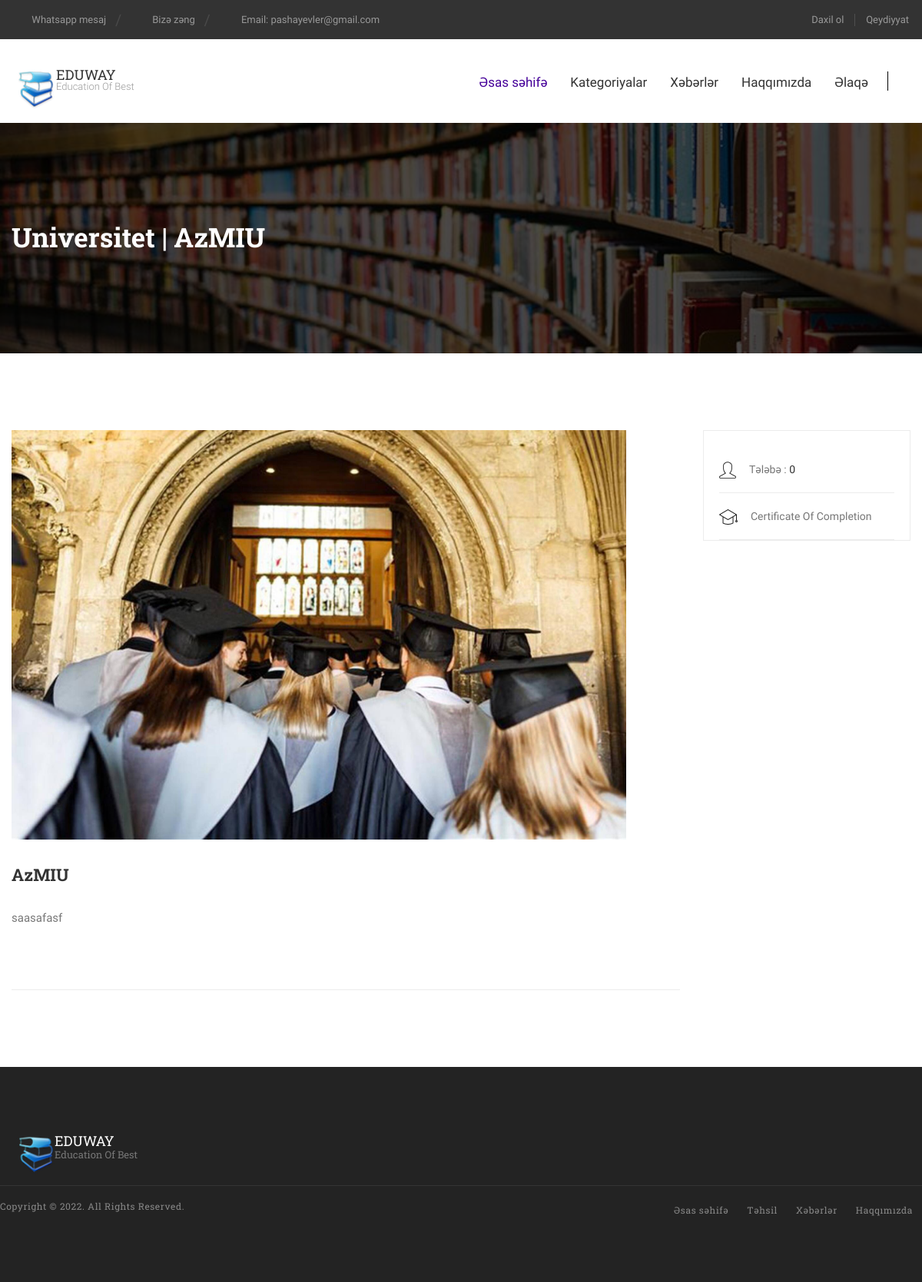
Screenshot of /educations/Universitet/1 with the database file from the repository.
### models.py (models this page shows)
class SiteSettings(Base):
    __tablename__ = 'site_settings'
    id = Column(Integer, primary_key=True)
    site_title = Column(String, nullable=True)
    site_description = Column(Text, nullable=True)
    site_logo = Column(Text, nullable=True)
    site_slogan = Column(String, nullable=True)
    phone = Column(String, nullable=True)
    wp_number = Column(String, nullable=True)
    wp_text = Column(String, nullable=True)
    is_active = Column(Boolean, default=True)
    site_about = Column(Text, nullable=True)
    about_teams = Column(Text, nullable=True)
    site_email = Column(String, nullable=True)
    address = Column(String, nullable=True)
    google_map = Column(String, nullable=True)
    youtube_video = Column(String, nullable=True)
    facebook = Column(Text, nullable=True)
    instagram = Column(Text, nullable=True)
    linkedin = Column(Text, nullable=True)
    monday = Column(String, nullable=True)
    tuesday = Column(String, nullable=True)
    wednesday = Column(String, nullable=True)
    thursday = Column(String, nullable=True)
    friday = Column(String, nullable=True)
    saturday = Column(String, nullable=True)
    sunday = Column(String, nullable=True)

class Education(Base):
    __tablename__ = 'education'
    id = Column(Integer, primary_key=True)
    name = Column(String, nullable=False, unique=True)
    city = Column(String, nullable=True)
    education_type = Column(String, nullable=True)
    students_count = Column(String, nullable=True, default=0)
    about_education = Column(String, nullable=True)
    documents = Column(String, nullable=True)
    photos = Column(String, nullable=True)
    select_education = relationship("User", back_populates="select_university", cascade="all, delete")

### routers/site.py (the view)
@main.get("/educations/{education_type}/{id}")
def educations(education_type: str, id: int, request: Request, db: Session = Depends(database.get_db)):
    site_settings = db.query(models.SiteSettings).filter_by(id=1).first()
    if site_settings:
        if site_settings.is_active is None:
            return closed()
        else:
            education = db.query(models.Education).filter_by(id=id).first()
            categories = db.query(models.EduCategory).all()
            news_category = db.query(models.NewsCategory).all()
            page_title = site_settings.site_title+" - "+education.name
            return templates.TemplateResponse("site/route/education_details.html", {"request": request,"education":education, "site_settings":site_settings,
                                                "page_title":page_title, "categories":categories,"news_category":news_category})
    else:
        return 'Sayt melumatlari yerleshdirilmeyib...'

### templates/site/route/education_details.html
{% include 'site/route/header.html' %}
<body data-offset="200" data-spy="scroll" data-target=".ow-navigation">
	{% include 'site/route/topnav.html' %}
	<div class="container-fluid no-padding pagebanner">
		<div class="container">
			<div class="pagebanner-content">
				<h3>{{ education.education_type }} | {{ education.name }}</h3>
			</div>
		</div>
	</div>
	<div class="container coursesdetail-section">
		<div class="section-padding"></div>
			<div class="row">
				<div class="col-md-9 col-sm-8 event-contentarea">
					<div class="coursesdetail-block">
						{% if education.photos %}
							<img src="/static/education_images/{{ education.photos }}" width="800" height="500"/>
						{% else %}
							<img src="/static/site/images/education.jpeg" width="800" height="500"/>
						{% endif %}
						<div class="course-description">
							<h3 class="course-title">{{ education.name }}</h3>
							<p>{{ education.about_education }}</p>
						</div>
					</div>
				</div>
				<div class="col-md-3 col-sm-4 event-sidebar">
					<div class="courses-features">
						<div class="featuresbox"><img src="/static/site/images/user-ic.png" alt="user-ic" width="22" height="22"/><h3>Tələbə : </h3><span> {{ select_education|length}}</span></div>
						<div class="featuresbox"><img src="/static/site/images/cap-ic.png" alt="cap-ic" width="24" height="20"/><h3>Certificate of Completion</h3></div>
					</div>
				</div>
			</div>
		<div class="section-padding"></div>
	</div>
	{% include 'site/route/footer.html' %}
</body>
</html>

### templates/site/route/topnav.html (shortened to what this page needs)
	<header class="header-main container-fluid no-padding">
		<div class="top-header container-fluid no-padding">
			<div class="container">
				{% if site_settings %}
				<div class="topheader-left">
					<a href="https://wa.me/{{ site_settings.wp_number }}?text={{ site_settings.wp_text }}" title="{{ site_settings.phone }}"><i class="fa fa-mobile" aria-hidden="true"></i>Whatsapp mesaj</a>
					<a href="tel:{{ site_settings.phone }}" title="{{ site_settings.phone }}"><i class="fa fa-mobile" aria-hidden="true"></i>Bizə zəng</a>
					<a href="mailto:{{ site_settings.site_email }}" title="{{ site_settings.site_email }}"><i class="fa fa-envelope-o" aria-hidden="true"></i>Email: {{ site_settings.site_email }}</a>
				</div>
				{% endif %}
				<div class="topheader-right">
					<a href="/login" title="Login"><i class="fa fa-sign-out" aria-hidden="true"></i>Daxil ol</a>
					<a href="/registration" title="Register">Qeydiyyat</a>
				</div>
			</div>
		</div>
		<div class="menu-block container-fluid no-padding">
			<div class="container">
				<div class="row">
					<nav class="navbar ow-navigation">
						<div class="col-md-3">
							<div class="navbar-header">
								{% if site_settings %}
								<a title="Logo" href="/" class="navbar-brand"><img src="{{ url_for('static', path='site/images/logo.png') }}" alt="logo"/>{{ site_settings.site_logo }}<span>{{ site_settings.site_slogan }}</span></a>
								{% endif %}
							</div>
						</div>
						<div class="col-md-9">
							<div class="navbar-collapse collapse" id="navbar">
								<ul class="nav navbar-nav menubar">
									<li class="dropdown active">
										<a aria-expanded="false" aria-haspopup="true" href="/" role="button" class="dropdown-toggle" title="Home">Əsas səhifə</a>
									<li class="dropdown">
										<a aria-expanded="false"  href="/educations" aria-haspopup="true" role="button" class="dropdown-toggle" title="Kateqoriyalar">Kategoriyalar</a>
									</li>
									<li class="dropdown">
										<a aria-expanded="false"  href="/news" aria-haspopup="true" role="button" class="dropdown-toggle" title="Xeberler">Xəbərlər</a>
									</li>
									<li><a title="Haqqimizda" href="/about">Haqqımızda</a></li>
									<li><a title="Contact" href="/contact">Əlaqə</a></li>
								</ul>
							</div>
						</div>
					</nav>
					<div class="menu-search">
						<div id="sb-search" class="sb-search">
							<form>
								<input class="sb-search-input" placeholder="Axtarmaq istədiyin..." type="text" value="" name="search" id="search" />
								<button class="sb-search-submit"><i class="fa fa-search"></i></button>
							</form>
						</div>
					</div>
				</div>
			</div>
		</div>
	</header>

### templates/site/route/footer.html (shortened to what this page needs)
<footer class="footer-main container-fluid no-padding">
    <div class="container">
        <div class="row">
            <div class="col-md-12 col-sm-6">
                <aside class="ftr-widget about_widget">
                    {% if site_settings %}
                        <a class="footer-logo" href="/" title="Logo"><img alt="logo" src="{{ url_for('static', path='site/images/logo.png') }}">{{ site_settings.site_logo }}<span>{{ site_settings.site_slogan }}</span></a><br/>
                    <ul>
                    {% if site_settings.facebook %}
                        <li><a href="{{ site_settings.facebook }}" title="Facebook"><i class="fa fa-facebook"></i></a></li>
                    {% endif %}
                    {% if site_settings.instagram %}
                        <li><a href="{{ site_settings.instagram }}" title="Instagram"><i class="fa fa-instagram"></i></a></li>
                    {% endif %}
                    </ul>
                    {% endif %}
                   </aside>
            </div>
        <div class="footer-bottom col-md-12 col-sm-12 no-padding">
            <div class="copyright no-padding">
                <span>Copyright &copy; 2022. All Rights Reserved.</span>
            </div>
            <nav class="navbar ow-navigation">
                <div id="navbar2" class="navbar-collapse collapse">
                    <ul class="nav navbar-nav">
                        <li><a href="/" title="Home">Əsas səhifə</a></li>
                        <li><a href="/educations" title="Təhsil">Təhsil</a></li>
                        <li><a href="/news" title="Xəbərlər">Xəbərlər</a></li>
                        <li><a href="/about" title="Haqqımızda">Haqqımızda</a></li>
                    </ul>
                </div>
            </nav>
        </div>
    </div>
</footer>

### static/site/css/navigation-menu.css (style rules this page uses)
.ow-navigation { display: inline-block; width: 100%; border: none; border-radius: 0; margin-bottom: 0; min-height: 1px; float: left; }
.ow-navigation .nav.navbar-nav > li { margin: 0 15px; }
.ow-navigation .nav.navbar-nav > li:first-of-type { margin-left: 0; }
.ow-navigation .nav.navbar-nav > li:last-of-type { margin-right: 0; }
.ow-navigation .nav.navbar-nav li > a { color: #333; font-size: 17px; line-height: 26px; text-transform: inherit; padding: 0; margin-top: 43px; margin-bottom: 40px; font-weight: 400; transition: all 1s ease 0s; -webkit-transition: all 1s ease 0s; -moz-transition: all 1s ease 0s; -o-transition: all 1s ease 0s; position: relative; }
.ow-navigation .nav.navbar-nav > li a:hover, .ow-navigation .nav.navbar-nav > li.active > a { color: #450099; }
.ow-navigation .nav.navbar-nav > li.active > a, .ow-navigation .nav.navbar-nav > li.active:hover > a, .ow-navigation .nav.navbar-nav > li.active:focus > a, .ow-navigation .nav.navbar-nav > li:hover > a, .ow-navigation .nav.navbar-nav > li:focus > a, .ow-navigation .nav.navbar-nav > li > a:hover, .ow-navigation .nav.navbar-nav > li > a:focus, .ow-navigation .dropdown-menu li:hover > a, .ow-navigation .dropdown-menu li > a:hover { background-color: transparent; }
@media (min-width: 992px) { .ow-navigation .navbar-brand { height: auto; padding: 5px 0 0 58px; position: relative; font-size: 18px; color: #333; line-height: 16px; font-weight: 400; text-transform: uppercase; font-family: 'Roboto Slab', serif; margin-top: 33px; } }
@media (min-width: 992px) { .ow-navigation .navbar-brand > img { position: absolute; left: 0; top: 0; } }
@media (min-width: 992px) { .ow-navigation .navbar-brand > span { display: block; font-weight: 300; font-size: 13px; line-height: 16px; font-family: 'Roboto', sans-serif; text-transform: capitalize; color: #999; } }
@media (min-width: 992px) { .menu-block .navbar-collapse { padding-left: 0; padding-right: 0; float: right; display: inline-block; margin-right: 55px; margin-top: 0; } }

### rows the page displays
SiteSettings: site_email "pashayevler@gmail.com", site_logo "EDUWAY", site_slogan "Education Of Best"
Education: education_type "Universitet", name "AzMIU", about_education "saasafasf"

### other values shown
{{ select_education|length }} "0"
